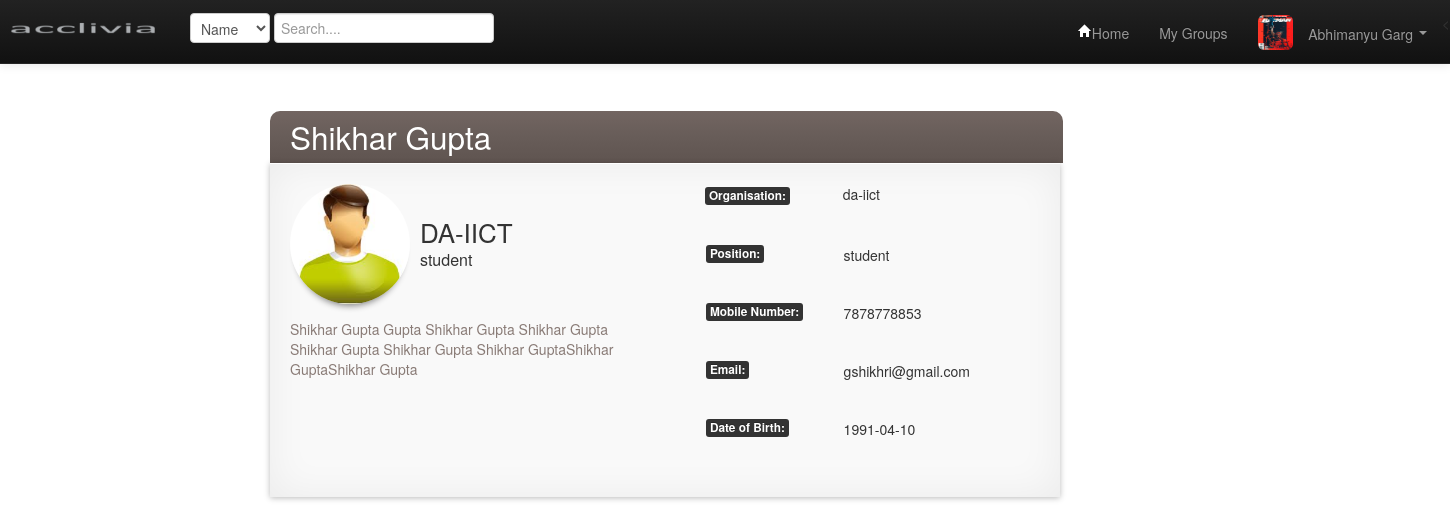
Page /myprofile.php?id=4 (signed in) on the committed database.
### tables this page shows
CREATE TABLE IF NOT EXISTS `user` (
  `user_id` int(100) NOT NULL AUTO_INCREMENT,
  `name` varchar(50) NOT NULL,
  `premail_id` varchar(50) NOT NULL,
  `image` varchar(500) DEFAULT NULL,
  `about_me` varchar(500) DEFAULT NULL,
  `dob` date NOT NULL,
  `gender` enum('M','F') DEFAULT NULL,
  `pswd` varchar(50) NOT NULL,
  `org_name` varchar(50) NOT NULL,
  `org_desg` varchar(20) NOT NULL,
  `contact` varchar(13) DEFAULT NULL,
  `date_created` timestamp NOT NULL DEFAULT CURRENT_TIMESTAMP,
  PRIMARY KEY (`user_id`),
  KEY `user_id` (`user_id`)
);

### myprofile.php (the view, shortened to what this page needs)
<?php
  if(isset($_SESSION['user_id']))
  {
  $u_id=$_SESSION['user_id'];
  }
  else{
    header("location:login.php");
    die();
   }
 ?>
<html >
<head>
<link href="assets/css/resumee.css" rel="stylesheet" type="text/css"  />
<link rel="stylesheet" type="text/css" href="assets/css/bootstrap.css"></link>
<link rel="stylesheet" type="text/css" href="assets/css/bootstrap.min.css"></link>
<link rel="stylesheet" type="text/css" href="assets/css/bootstrap-responsive.css"></link>
<link rel="stylesheet" type="text/css" href="assets/css/bootstrap-responsive.min.css"></link>
</head>
<body>
	 <div class="navbar-wrapper">
      <div class="container">
      <?php include_once("connect.php");
    if (isset($conn))
        {
        $result = mysql_query("SELECT * FROM user WHERE user_id = '$u_id' ");
        while($row = mysql_fetch_array($result))
          {
          $name = mysql_real_escape_string ($row['name']);
          $email = mysql_real_escape_string ($row['premail_id']);
          $img_path = mysql_real_escape_string ($row['image']);
          $gender = mysql_real_escape_string ($row['gender']);
          }
        }
  ?>
       <div class="navbar navbar-inverse navbar-fixed-top">
          <div class="navbar-inner" >
            <a class="brand" href="#"><img src="assets/img/acclivia.png" alt="Acclivia" width="170px" height="170px" ></a>
            <div class="nav-collapse collapse" style="padding-top:13px">
              <ul class="nav">
                <form action="search.php" method="post" class="form-search">
                  <select name="search_type" style="width:80px; ">
                    <option value="name">Name</option>
                  </select>
                  <input name="search_text" style="height:30px; width:220px" type="text" placeholder="Search....">
                </form>
              </ul>
              <ul class="nav pull-right">
                <li><a href="home.php"><i class="icon-home icon-white"></i>Home</a></li>
                <li><a href="my_groups.php">My Groups</a></li>
                <<li class="dropdown">
                  <a href="my_profile.php" class="dropdown-toggle" data-toggle="dropdown"><img src="images/prof/<?php
            if($img_path == '')
          {
            if($gender == 'M')
              echo('default_male.jpg');
            else if($gender == 'F')
              echo('default_female.jpg');
            else
              echo('default_unisex.jpg');
          }
          else
            echo $img_path;
          ?>"
          class="img-rounded" style="margin-top:-8px; height:35px; width:35px;"/>&nbsp; &nbsp; <?php echo $name; ?> <b class="caret"></b></a>
                </li>
              </ul>
            </div>
          </div>
        </div>
      </div>
    </div>
<br>
<br>
<br>
<br>
<br>
<br>
    <?php include_once("connect.php");
	if(isset($conn))
	{
		$result=mysql_query("select * from user where user_id='$_GET[id]'");
		while($row = mysql_fetch_array($result))
				{
					$name = mysql_real_escape_string ($row['name']);
					$email = mysql_real_escape_string ($row['premail_id']);
					$img = mysql_real_escape_string ($row['image']);
					$org = mysql_real_escape_string ($row['org_name']);
					$contact= mysql_real_escape_string($row['contact']);
					$dob= mysql_real_escape_string($row['dob']);
					$abt=mysql_real_escape_string($row['about_me']);
					$gender= mysql_real_escape_string($row['gender']);
					$org_desg= mysql_real_escape_string($row['org_desg']);
				}
	}
	?>
	<div class="row" style="padding-left:140px; margin-top:-7.5%;">
		<div class="span16">
				<div class="row" style="padding-left:130px;">
					<div class="span12" >
						<div class="top">
							<div class="logo pull-left">
								<h2><?php echo $name; ?></h2>
							</div>
						</div>
						<div class="middle active" id="profile" style="display: block;">
							<div class="row-fluid">
								<div class="span6 basic-info">
									<img src="images/prof/<?php
										if($img == '')
										{
											if($gender == 'M')
												echo('default_male.jpg');
											else if($gender == 'F')
												echo('default_female.jpg');
											else
												echo('default_unisex.jpg');
										}
										else
											echo $img;
									  ?>" class="main-image img-circle pull-left">
									<div class="main-info pull-left">
										<h1><?php echo $org; ?></h1>
										<p>
											 <?php echo $org_desg; ?>
										</p>
									</div>
									<div class="clearfix">
									</div>
									<div class="secondary-info">
										<p>
											 <?php echo $abt; ?>
										</p>
									</div>
								</div>
		<div class="span6 personal-info">
			<dl class="dl-horizontal">
					<div class="span12">
						<div class="span5">
							<div class="kk">
							<span class="label label-inverse">Organisation:</span>
						</div>
						<br>
            <br>
</div>
						<div class="ka">
                           <?php echo "&nbsp;&nbsp;".$org; ?>
						</div>
					</div>
		<div class="span12">
						<div class="span5">
							<div class="kk">
							<span class="label label-inverse">Position:</span>
						</div>
						<br>
            <br>
</div>
						<div class="ka">
                   <?php echo $org_desg;  ?>
						</div>
					</div>
<div class="span12">
						<div class="span5">
							<div class="kk">
							<span class="label label-inverse">Mobile Number:</span>
						</div>
						<br>
            <br>
</div>
						<div class="ka">
                         <?php echo $contact; ?>
						</div>
					</div>
					<div class="span12">
						<div class="span5">
							<div class="kk">
							<span class="label label-inverse">Email:</span>
						</div>
						<br>
            <br>
</div>
						<div class="ka">
                        <?php echo $email; ?>
						</div>
					</div>
<div class="span12">
						<div class="span5">
							<div class="kk">
							<span class="label label-inverse">Date of Birth:</span>
						</div>
						<br>
            <br>
</div>
						<div class="ka">
                           <?php echo $dob; ?>
						</div>
					</div>
									</dl>
								</div>
							</div>
						</div>
					</div>
				</div>
		</div>
    </div>
    <br>
    <br>
    <br>
    <br>
    <br>
</body>
</html>

### assets/css/resumee.css (style rules this page uses)
body { padding-top: 100px; padding-bottom: 40px; font-family: 'Oxygen', sans-serif; background: url("../img/backgrounds/02.jpg") repeat; color: #000000; }
.top { overflow: hidden; padding: 10px 20px; border-top-right-radius: 10px; -webkit-border-top-right-radius: 10px; -moz-border-radius-topright: 10px; border-top-left-radius: 10px; -webkit-border-top-left-radius: 10px; -moz-border-radius-topleft: 10px; width: 753px; background: #726561; background: -moz-linear-gradient(top, #726561 0%, #685D59 47%, #5F5450 100%); background: -webkit-gradient(linear, left top, left bottom, color-stop(0%,#726561), color-stop(47%,#685D59), color-stop(100%,#5F5450)); background: -webkit-linear-gradient(top, #726561 0%,#685D59 47%,#5F5450 100%); background: -o-linear-gradient(top, #726561 0%,#685D59 47%,#5F5450 100%); background: -ms-linear-gradient(top, #726561 0%,#685D59 47%,#5F5450 100%); background: linear-gradient(to bottom, #726561 0%,#685D59 47%,#5F5450 100%); filter: progid:DXImageTransform.Microsoft.gradient( startColorstr='#726561', endColorstr='#5F5450',GradientType=0 ); }
.top .logo h2 { line-height: 1; font-weight: 300; color: #FFFFFF; margin: 0; }
.middle { padding: 20px; width: 750px; background-color: #F9F9F9; border-top: 1px solid #FFFFFF; -webkit-box-shadow: 0 1px 6px rgba(0, 0, 0, 0.27), 0 0 40px rgba(0, 0, 0, 0.06) inset; -moz-box-shadow: 0 1px 6px rgba(0, 0, 0, 0.27), 0 0 40px rgba(0, 0, 0, 0.06) inset; box-shadow: 0 1px 6px rgba(0, 0, 0, 0.27), 0 0 40px rgba(0, 0, 0, 0.06) inset; }
.middle .main-image { width: 120px; margin-right: 10px; -webkit-box-shadow: 0 8px 6px -6px #888888; -moz-box-shadow: 0 8px 6px -6px #888888; box-shadow: 0 8px 6px -6px #888888; }
.middle .main-info { margin-top: 35px }
.middle .main-info h1 { font-size: 26px; font-weight: 400; text-transform: uppercase; line-height: 1; margin: 0 0 5px; }
.middle .main-info p { margin: 0; font-size: 16px; font-weight: 400; }
.middle .secondary-info { margin-top: 15px; color: #897B76; }
.middle .personal-info { background: url("../img/personal-info-sep.png") no-repeat transparent 0% 30%; margin-left: 1.5%; padding-left: 3%; }
.middle .dl-horizontal { margin: 0 }

### rows in the picture
user: image (picture), name "Abhimanyu Garg"
user: name "Shikhar Gupta", org_name "DA-IICT", org_desg "student", about_me "Shikhar Gupta Gupta Shikhar Gupta Shikhar Gupta Shikhar Gupta Shikhar Gupta Shikhar GuptaShikhar GuptaShikhar Gupta", org_name "da-iict", contact "7878778853", premail "gshikhri@gmail.com", dob "1991-04-10"
